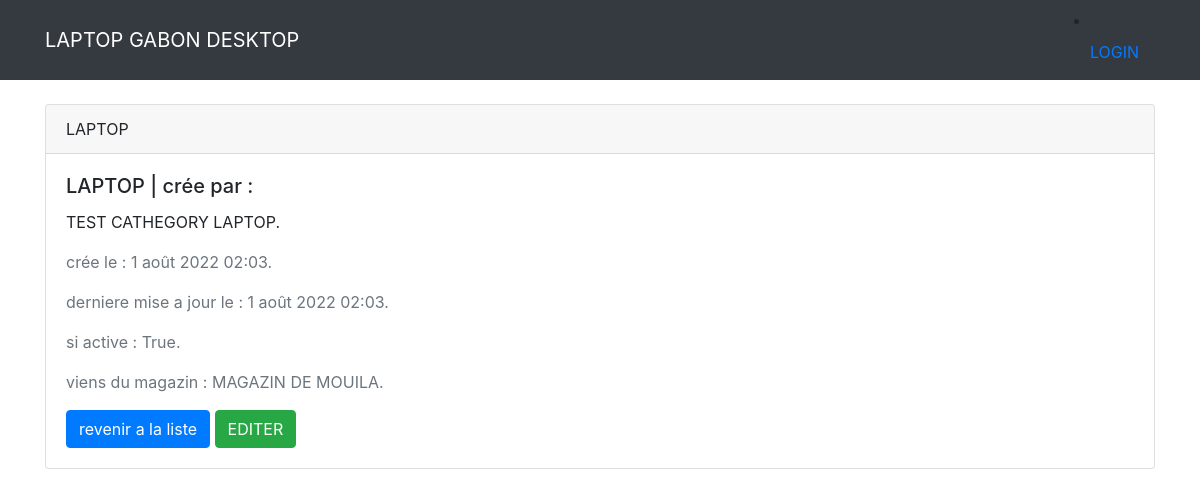
/alldetail/category/1/, run on the app's committed database.
### alldetail/models.py (models this page shows, shortened)
class Category(models.Model):
    date_created = models.DateTimeField(auto_now_add=True)
    date_updated = models.DateTimeField(auto_now=True)
    name = models.CharField(max_length=255)
    description = models.TextField(blank=True)
    author = models.ForeignKey(User, on_delete=models.CASCADE,null=True, blank=True)
    active = models.BooleanField(default=False)
    shop = models.ForeignKey('alldetail.Shop', on_delete=models.CASCADE, related_name='categorys')

class Shop(models.Model):
    date_created = models.DateTimeField(auto_now_add=True)
    date_updated = models.DateTimeField(auto_now=True)
    shop_image = models.ImageField(upload_to='shopimages/')
    name = models.CharField(max_length=255)
    responsable_name = models.CharField(max_length=255)
    email = models.EmailField(max_length = 254)
    phone_number = PhoneNumberField()
    description = models.TextField(blank=True)
    localisation = models.CharField(max_length = 255)
    author = models.ForeignKey(User, on_delete=models.CASCADE, null=True, blank=True)
    active = models.BooleanField(default=False)
    def __str__(self):
        return self.name

### alldetail/views.py (the view)
# urls.py: path('category/<int:pk>/', CategoryDetail.as_view(), name="category-detail"),
class CategoryDetail(DetailView):
    templates_name = "alldetail/category_detail.html"
    model = Category

### templates/alldetail/category_detail.html
{% extends 'base.html' %}
{% block content %}
<br>
<div class="card">
    <div class="card-header">
      {{ object.name }}
    </div>
    <div class="card-body">
      <h5 class="card-title"> {{object.name}} | crée par : {{object.author.username}}</h5>
      <p class="card-text">{{object.description}}.</p>
      <p class="card-text text-muted">crée le : {{object.date_created}}.</p>
      <p class="card-text text-muted">derniere mise a jour le : {{object.date_updated}}.</p>
      <p class="card-text text-muted">si active : {{object.active}}.</p>
      <p class="card-text text-muted">viens du magazin : {{object.shop}}.</p>
      <a href="{% url 'category'%}" class="btn btn-primary">revenir a la liste </a>
      <a href="{% url 'category-updated' object.id%}" class="btn btn-success">EDITER </a>
    </div>
</div>
{%endblock content%}

### data on the page
Category: name "LAPTOP", description "TEST CATHEGORY LAPTOP", date_created "1 août 2022 02:03", date_updated "1 août 2022 02:03", active "True", shop "MAGAZIN DE MOUILA"
